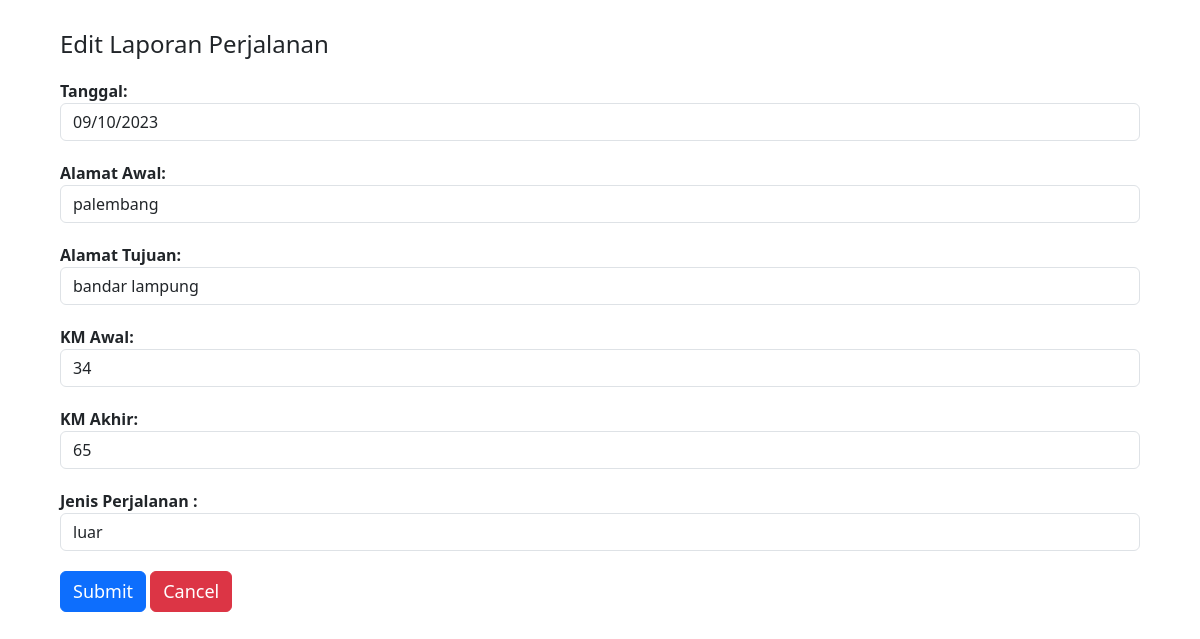
The app's page /edit.php?id=65 with its own data.
### tables this page shows
CREATE TABLE `laporan` (
  `id` int(255) NOT NULL,
  `user_id` int(255) NOT NULL,
  `alamat_awal` varchar(255) NOT NULL,
  `alamat_tujuan` varchar(255) NOT NULL,
  `km_awal` int(255) NOT NULL,
  `km_akhir` int(255) NOT NULL,
  `no_polisi` varchar(255) NOT NULL,
  `tipe_mobil` enum('innova','triton','avanza putih','avanza veloz') NOT NULL,
  `foto` varchar(255) NOT NULL,
  `foto2` varchar(255) NOT NULL,
  `tanggal` date DEFAULT NULL,
  `lampu_depan` enum('berfungsi','rusak') NOT NULL,
  `lampu_sen_depan` enum('berfungsi','rusak') NOT NULL,
  `lampu_sen_belakang` enum('berfungsi','rusak') NOT NULL,
  `lampu_rem` enum('berfungsi','rusak') NOT NULL,
  `lampu_mundur` enum('berfungsi','rusak') NOT NULL,
  `bodi` enum('baik','rusak') NOT NULL,
  `ban` enum('baik','rusak') NOT NULL,
  `pedal` enum('berfungsi','rusak') NOT NULL,
  `kopling` enum('berfungsi','rusak') NOT NULL,
  `gas_rem` enum('berfungsi','rusak') NOT NULL,
  `klakson` enum('baik','rusak') NOT NULL,
  `weaper` enum('berfungsi','rusak') NOT NULL,
  `air_weaper` enum('terisi','kosong') NOT NULL,
  `air_radiator` enum('terisi','kosong') NOT NULL,
  `oli_mesin` enum('terisi','kosong') NOT NULL,
  `note` varchar(255) NOT NULL,
  `status_lap` enum('approved','pending','rejected') NOT NULL,
  `jenis_perjalanan` enum('luar','dalam') NOT NULL,
  `perkiraan_bbm` varchar(255) NOT NULL
);

### edit.php (the view, shortened to what this page needs)
<?php
include 'inc/db.php';
$id = $_GET['id'];
$query = "SELECT * FROM laporan WHERE id='$id'";
$result = $conn->query($query);
$row = $result->fetch_assoc();
?>
<!DOCTYPE html>
<html>
<head>
    <link rel="stylesheet" href="css/bootstrap.min.css">
</head>
<body>
    <div class="container">
        <h2>Edit Laporan Perjalanan</h2>
        <form method="POST" action="edit.php" enctype="multipart/form-data">
            <div class="form-group">
                <label for="tanggal">Tanggal:</label>
                <input type="date" class="form-control" id="tanggal" name="tanggal"
                    value="<?php echo $row['tanggal']; ?>" readonly>
            </div>
            <div class="form-group">
                <label for="alamat_awal">Alamat Awal:</label>
                <input type="text" class="form-control" id="alamat_awal" name="alamat_awal"
                    value="<?php echo $row['alamat_awal']; ?>" readonly>
            </div>
            <div class="form-group">
                <label for="alamat_tujuan">Alamat Tujuan:</label>
                <input type="text" class="form-control" id="alamat_tujuan" name="alamat_tujuan"
                    value="<?php echo $row['alamat_tujuan']; ?>" readonly>
            </div>
            <div class="form-group">
                <label for="km_awal">KM Awal:</label>
                <input type="number" class="form-control" id="km_awal" name="km_awal"
                    value="<?php echo $row['km_awal']; ?>" readonly>
            </div>
            <div class="form-group">
                <label for="km_akhir">KM Akhir:</label>
                <input type="number" class="form-control" id="km_akhir" name="km_akhir"
                    value="<?php echo $row['km_akhir']; ?>" required>
            </div>
            <div class="form-group">
                <label for="jenis_perjalanan">Jenis Perjalanan :</label>
                <select class="form-control" id="jenis_perjalanan" name="jenis_perjalanan" required>
                    <option value="luar" <?php if ($row['jenis_perjalanan'] === 'luar')
                        echo 'selected'; ?>>luar</option>
                </select>
            </div>
            <button type="submit" name="submit" class="btn btn-primary">Submit</button>
            <button type="button" class="btn btn-danger" onclick="window.location.href='dashboard.php'">Cancel</button>
        </form>
    </div>
</body>
</html>

### edit.php (style rules this page uses)
.container { padding: 30px; }
h2 { font-size: 24px; margin-bottom: 20px; }
.form-control { font-size: 16px; }
.form-group { margin-bottom: 20px; }
.form-group label { font-weight: bold; }
.btn { font-size: 18px; }

### records on screen
laporan: tanggal "09/10/2023", alamat_awal "palembang", alamat_tujuan "bandar lampung", km_awal "34", km_akhir "65", jenis_perjalanan "luar"
